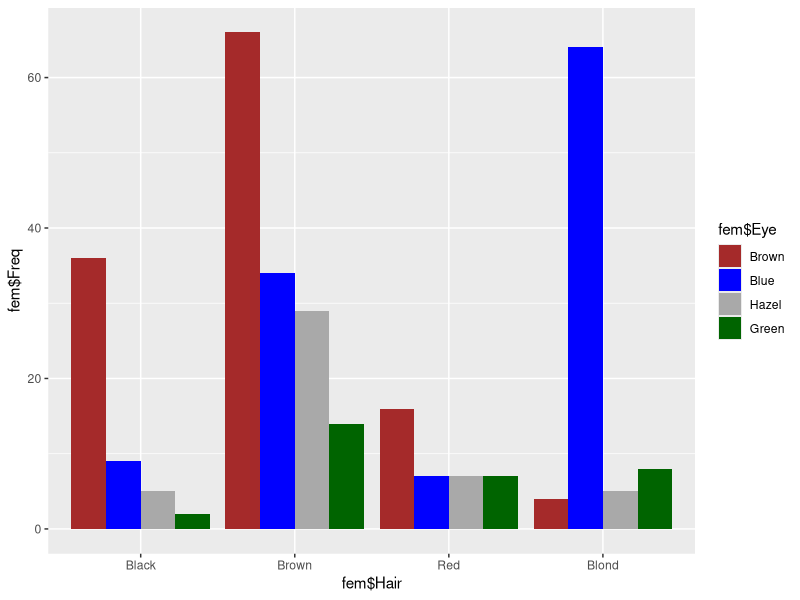

The R script that drew this image:
HairEyeColor
dim(HairEyeColor)
dimnames(HairEyeColor)
HairEyeColor[ , ,'Male']

red_men <- sum(HairEyeColor[ 'Red',"Blue",'Male'])/sum(HairEyeColor[ ,"Blue",'Male'])
red_men
print(sum(HairEyeColor[ ,"Green",'Female']))

library("ggplot2")
mydata <- as.data.frame(HairEyeColor)
fem <- subset(mydata, Sex=='Female')
obj <- ggplot(data = fem, aes(x = fem$Hair, y = fem$Freq, fill = fem$Eye)) + 
  geom_bar(stat="identity", position = "dodge") + 
  scale_fill_manual(values=c("Brown", "Blue", "Darkgrey", "Darkgreen"))
obj

chisq.test(HairEyeColor["Brown",,"Female"])

diamonds

main_stat <- chisq.test(table(diamonds$cut,diamonds$color))[1]

###2.1

mydata <- as.data.frame(diamonds)
factor_price <- ifelse(mydata$price >= mean(mydata$price), 1, 0)
factor_carat <- ifelse(mydata$carat >= mean(mydata$carat), 1, 0)
table_1 <- table(factor_price, factor_carat)
main_stat <- chisq.test(table_1)[1]

##

fisher_test <- fisher.test(mtcars$am, mtcars$vs)$p.value
